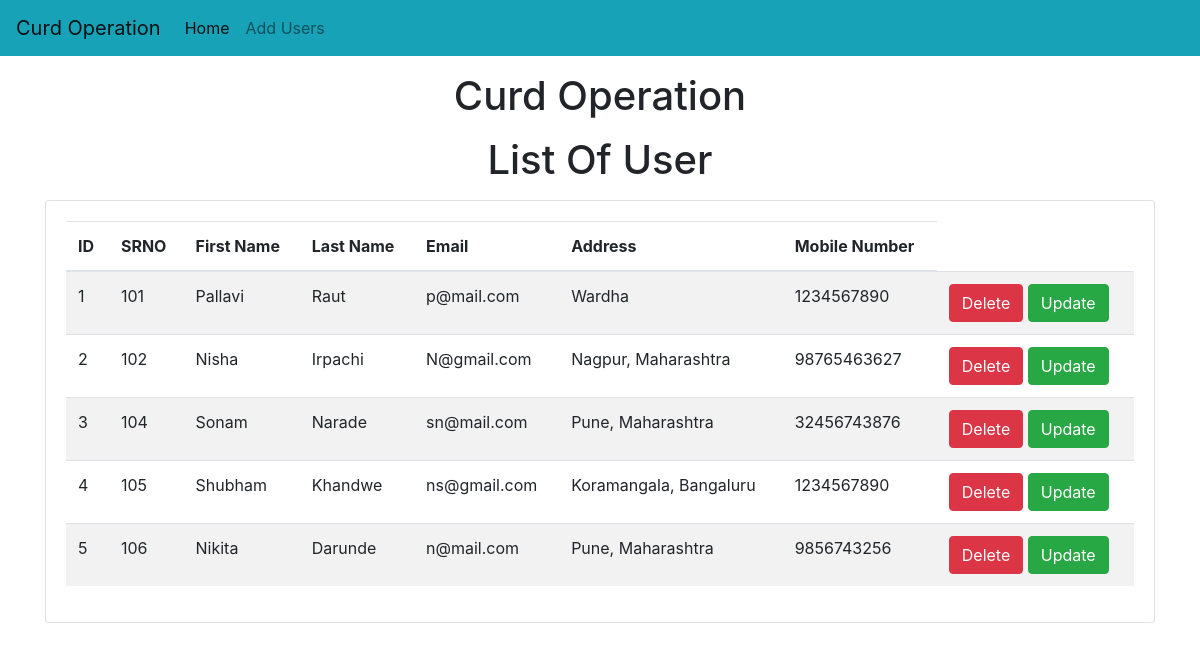
Page /Curd/ on the committed database.
### Curd/models.py (models this page shows)
class Users(models.Model):
    srnumber= models.CharField(max_length=50)
    fname= models.CharField(max_length=50)
    lname= models.CharField(max_length=50)
    email= models.CharField(max_length=100)
    address= models.CharField(max_length=200)
    phonenumber= models.CharField(max_length=10)

### Curd/views.py (the view)
# urls.py: 2. Add a URL to urlpatterns:  path('', views.home, name='home')
def home(request):
    result=Users.objects.all()
    return render(request,"curd/home.html", {'result':result})

### templates/curd/home.html (shortened to what this page needs)
<!doctype html>
<html lang="en">
  <head>
    <link rel="stylesheet" href="https://cdn.jsdelivr.net/npm/bootstrap@4.3.1/dist/css/bootstrap.min.css">
  </head>
  <body>
    {% include 'curd/Navbar.html' %}
    <h1 class="text-center my-3">Curd Operation</h1>
    <h1 class="text-center my-3">List Of User</h1>
    <div class="container">
      <div class="row">
        <div class="col">
          <div class="card">
            <div class="card-body">
               <table class="table table-striped">
                <thead>
                  <tr>
                    <th>ID</th>
                    <th>SRNO</th>
                    <th>First Name</th>
                    <th>Last Name</th>
                    <th>Email</th>
                    <th>Address</th>
                    <th>Mobile Number</th>
                  </tr>
                </thead>
                <thead>
                  <tbody>
                    {% for r in result %}
                    <tr>
                      <td>{{forloop.counter}}</td>
                      <td>{{r.srnumber}}</td>
                      <td>{{r.fname}}</td>
                      <td>{{r.lname}}</td>
                      <td>{{r.email}}</td>
                      <td>{{r.address}}</td>
                      <td>{{r.phonenumber}}</td>
                      <td>
                        <a href="/Curd/Delete-curd/{{r.id}}" class="btn btn-danger md-sm">Delete</a>
                        <a href="/Curd/Update-curd/{{r.id}}" class="btn btn-success md-sm">Update</a>
                      </td>
                    </tr>
                    {% endfor %}
                  </tbody>
                </thead>
              </table>
            </div>
          </div>
        </div>
      </div>
    </div>
  </body>
</html>

### templates/curd/Navbar.html (shortened to what this page needs)
<nav class="navbar navbar-expand-lg navbar-light bg-info">
    <a class="navbar-brand" href="/Curd/">Curd Operation</a>
    <div class="collapse navbar-collapse" id="navbarSupportedContent">
      <ul class="navbar-nav mr-auto">
        <li class="nav-item active">
          <a class="nav-link" href="#">Home <span class="sr-only">(current)</span></a>
        </li>
        <li class="nav-item">
          <a class="nav-link" href="/Curd/add-user/">Add Users</a>
        </li>
      </ul>
    </div>
  </nav>

### rows in the picture
Users: srnumber "101", fname "Pallavi", lname "Raut", email "p@mail.com", address "Wardha", phonenumber "1234567890"
Users: srnumber "102", fname "Nisha", lname "Irpachi", email "N@gmail.com", address "Nagpur, Maharashtra", phonenumber "98765463627"
Users: srnumber "104", fname "Sonam", lname "Narade", email "sn@mail.com", address "Pune, Maharashtra", phonenumber "32456743876"
Users: srnumber "105", fname "Shubham", lname "Khandwe", email "ns@gmail.com", address "Koramangala, Bangaluru", phonenumber "1234567890"
Users: srnumber "106", fname "Nikita", lname "Darunde", email "n@mail.com", address "Pune, Maharashtra", phonenumber "9856743256"
